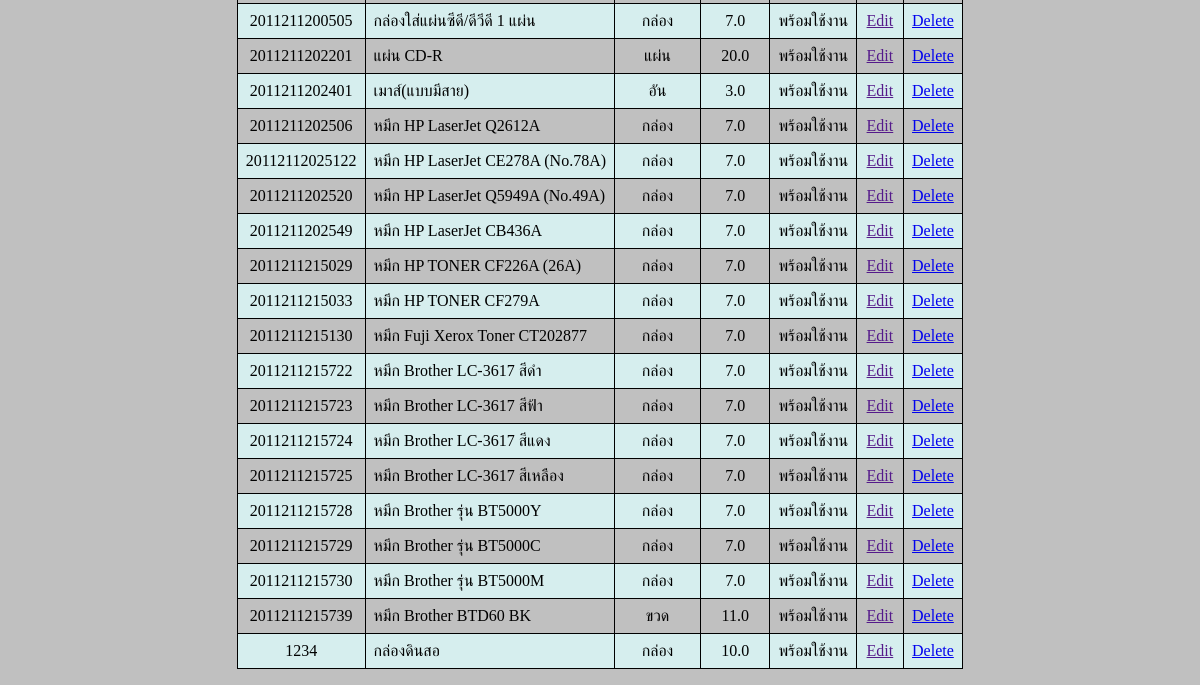
/ (lower part), run on an earlier commit of the app's database.
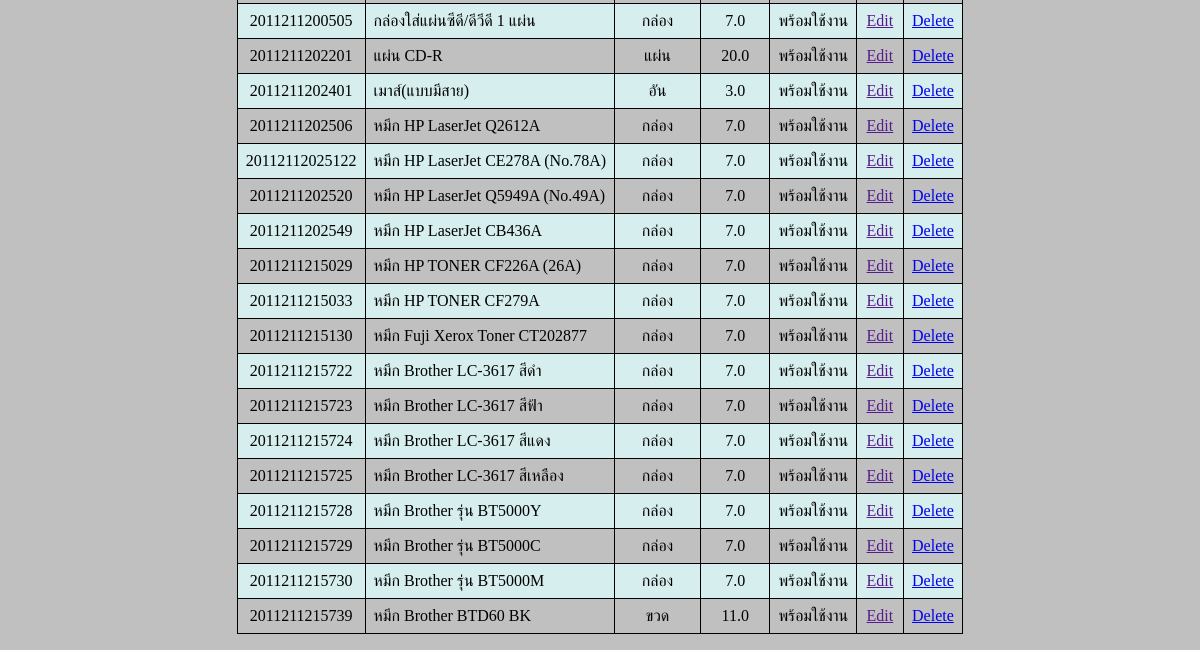
And on a later commit of the database.
### app_home/models.py (models this page shows)
class Details(models.Model):
    product_id = models.CharField(max_length = 30, default = '', null = False,unique=True)
    product_name = models.CharField(max_length = 225, default = '', null = False)
    unit = models.ForeignKey('Unit', on_delete=models.SET_NULL, null = True)
    amount = models.FloatField(max_length = 20, default = '', null = False)
    status_id = models.IntegerField(max_length = 20, default = '', null = True)

class Unit(models.Model):
    unit_id = models.IntegerField(max_length = 20, default = '', null = False)
    unit_name = models.CharField(max_length = 225, default = '', null = False)

### app_home/views.py (the view, shortened to what this page needs)
# urls.py: path('',views.index,name="index"),
def index(request):
    data = Details.objects.all().select_related('unit')
    context = {
            'data': data,
        }
    return render(request, 'app_home/index.html', context)

### app_home/templates/app_home/index.html (shortened to what this page needs)
{% load static %}
<html>
<head>
</head>
<body style="background-color:silver;">
    <center>
        <table id="myTable">
            {% for instance in data %}
            <tr>
                <td>
                    {{ instance.product_id}}
                </td>
                <td style="text-align:left;">
                    {{ instance.product_name}}
                </td>
                <td>
                    {{ instance.unit.unit_name}}
                </td>
                <td>
                    {{ instance.amount}}
                </td>
                <td>
                    {% if instance.status_id == 1 %}
                        พร้อมใช้งาน
                    {% else %}
                        <font color="red">ไม่พร้อมใช้งาน</font>
                    {% endif %}
                </td>
                <td class="text_center">
                    <div class="btn_group">
                        <a href=""> Edit </a>
                    </div>
                </td>
                <td class="text_center">
                    <div class="btn_group">
                        <a href="/delete/{{instance.product_id}}">Delete</a>
                    </div>
                </td>
            </tr>
            {% endfor %}
        </table>
    </center>
</body>
</html>

What changed in the data, as far as the page shows it:
removed Details: product_id "1234", product_name "กล่องดินสอ", unit.unit_name "กล่อง", amount "10.0", shows "พร้อมใช้งาน"
